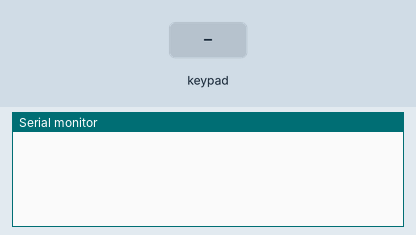
Bench run of a sketch on a simulated Arduino Uno, built with avr-gcc and run on an emulated ATmega328P. Parts: the last lines printed to the serial monitor. The inputs (shaded band) are chosen by the test bench.

Above: at 1.2 s.
1.3 s: key '1' pressed
At 1.9 s:
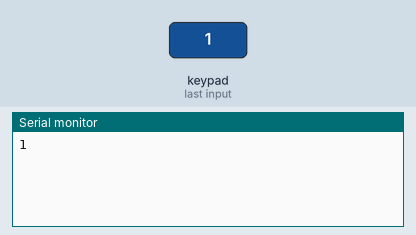
2.8 s: keypad keys 1 2 3 4 pressed 0.4 s apart
At 3.88 s:
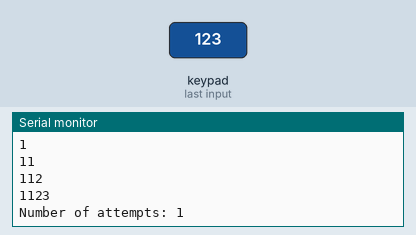
5.9 s: key '*' pressed
At 7.1 s:
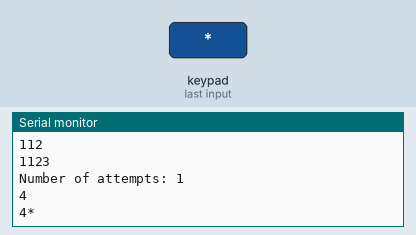
7.4 s: keypad keys 1 2 3 4 # pressed 0.4 s apart
At 10.4 s:
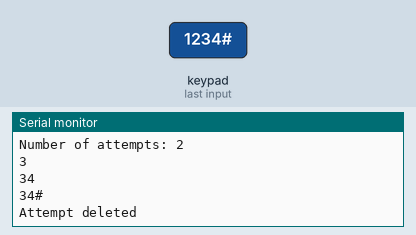
10.9 s: keypad keys 1 2 3 4 * pressed 0.4 s apart
At 13.8 s:
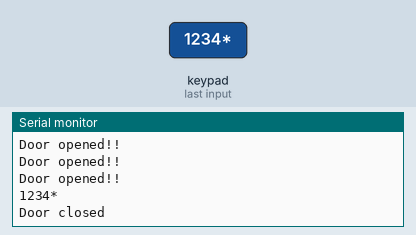
14.4 s: keypad keys 1 2 3 4 pressed 0.4 s apart
At 15.88 s:
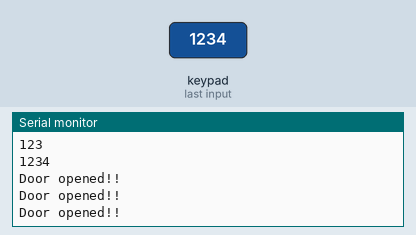
Timing chart, 0 to 17.4 s (numbered marks = the images above; inputs shaded):
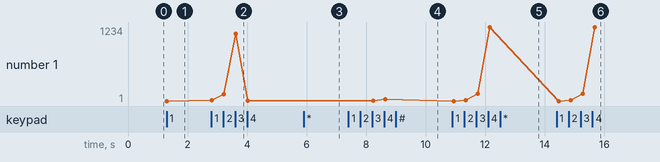

The sketch:

test_securtity_keypad_arduino.ino
```cpp
#include <Keypad.h>

//Specified password
const String KEY = "1234";

//Keypad rows
const byte ROWS = 4;

//Keypad columns
const byte COLS = 3;

//Maximum number of attempts allowed
const byte maxAttempts = 3;

//Keypad mapping matrix
char hexaKeys[ROWS][COLS] = {
  {
    '1', '2', '3'
  }
  ,
  {
    '4', '5', '6'
  }
  ,
  {
    '7', '8', '9'
  }
  ,
  {
    '*', '0', '#'
  }
};

//Keypad row pins definition
byte rowPins[ROWS] = {
  9, 8, 7, 6
};

//Keypad column pins definition
byte colPins[COLS] = {
  5, 4, 3
};

//Keypad library initialization
Keypad customKeypad = Keypad(makeKeymap(hexaKeys), rowPins, colPins, ROWS, COLS);

//Current key variable
String currentKey;
//Door state
boolean open;
//Number of current attempts
byte attempts;
//If the number of current attempts exceeds the maximum allowed
boolean block;

void setup() {
  Serial.begin(9600);
  currentKey = "";
  open = false;
  attempts = 0;
  block = false;
}

void loop() {

  char customKey;

  if(!block) {
    //Selected key parsed;
    customKey = customKeypad.getKey();
  }
  else {
    Serial.println("Number of attempts exceeded");
    while(true);
  }

  //Verification of input and appended value
  if (customKey) {
    currentKey+=String(customKey);
    Serial.println(currentKey);
  }

  //If the current key contains '*' and door is open
  if(open && currentKey.endsWith("*")) {
    open = false;
    Serial.println("Door closed");
    digitalWrite(10,LOW);
    currentKey = "";
  }
  //If the current key contains '#' reset attempt
  if(currentKey.endsWith("#")&&currentKey.length()<=KEY.length()) {
    currentKey = "";
    Serial.println("Attempt deleted");
  }

  //If current key matches the key length
  if (currentKey.length()== KEY.length()) {
    if(currentKey == KEY) {
      digitalWrite(10,HIGH);
      open = true;
      Serial.println("Door opened!!");
      attempts = 0;
    }
    else {
      attempts++;
      currentKey = "";
      Serial.println("Number of attempts: "+String(attempts));
    }
  }else if(currentKey.length()> KEY.length()){
    Serial.println("Door opened!!");
  }
  if(attempts>=maxAttempts) {
    block = true;
  }

  delay(100);
}
```

Measured:
- after the input at 1.3 s, the serial monitor: prints a new line at once (image 1)
- after the input at 2.8 s, the serial monitor: prints a new line at once (image 2)
- after the input at 5.9 s, the serial monitor: prints a new line at once (image 3)
- after the input at 7.4 s, the serial monitor: prints a new line at once (image 4)
- after the input at 10.9 s, the serial monitor: prints a new line after 0.05 s (image 5)
- after the input at 14.4 s, the serial monitor: prints a new line after 0.07 s (image 6)
- plotted number 1: 1 → 4 after the input at 2.8 s, 4 → 34 after the input at 7.4 s, 34 → 1234 after the input at 10.9 s
